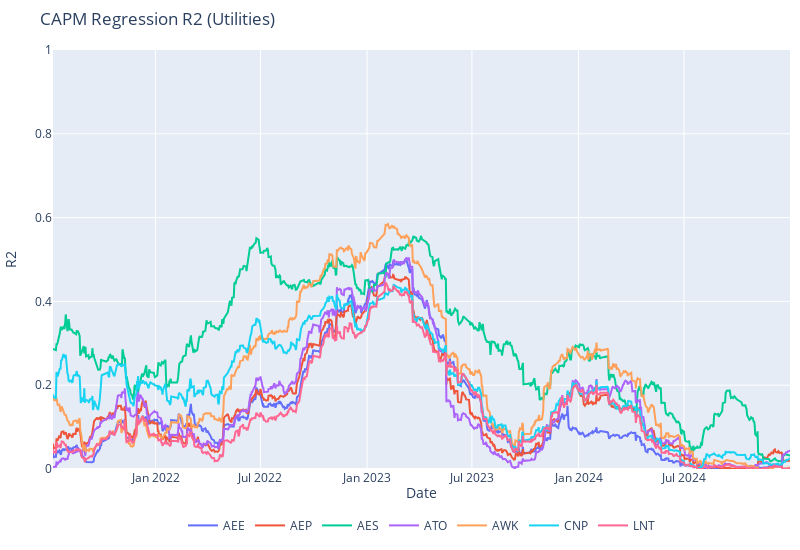

Notebook code for this chart:
### Markdown cell above
*ii)* CAPM Regression $R^2$ MAG7

### Code cell
fig = go.Figure()

for ticker in rolling_capm_utilities.columns:

    fig.add_trace(
        go.Scatter(
            x = rolling_capm_utilities.index,
            y = rolling_capm_utilities[ticker],
            name = f'{ticker}'
        )
    )
fig.update_layout(title = 'CAPM Regression R2 (Utilities)')
fig.update_layout(
                  showlegend=True,
                  margin=dict(l=10, r=10, t=50, b=10),
                  legend=dict(orientation="h",yanchor="top",y=-0.1,xanchor="center",x=0.5),
                  width = 800,height = 550,
                  xaxis_title = 'Date',
                  xaxis=dict(title_standoff=3) 
                )
fig.update_yaxes(title = 'R2',range = [0,1])
fig.show()

### Figure 1 — Plotly figure (JSON) as saved in the notebook; plotly's stock layout.template omitted (floating-point values rounded to 4 significant figures; data arrays with more than 128 entries replaced by an {"elided": "..."} marker saying what was removed)
{"data": [{"name": "AEE", "type": "scatter", "x": {"elided": "816 str values"}, "y": {"elided": "816 float values"}}, {"name": "AEP", "type": "scatter", "x": {"elided": "816 str values"}, "y": {"elided": "816 float values"}}, {"name": "AES", "type": "scatter", "x": {"elided": "816 str values"}, "y": {"elided": "816 float values"}}, {"name": "ATO", "type": "scatter", "x": {"elided": "816 str values"}, "y": {"elided": "816 float values"}}, {"name": "AWK", "type": "scatter", "x": {"elided": "816 str values"}, "y": {"elided": "816 float values"}}, {"name": "CNP", "type": "scatter", "x": {"elided": "816 str values"}, "y": {"elided": "816 float values"}}, {"name": "LNT", "type": "scatter", "x": {"elided": "816 str values"}, "y": {"elided": "816 float values"}}], "layout": {"height": 550, "legend": {"orientation": "h", "x": 0.5, "xanchor": "center", "y": -0.1, "yanchor": "top"}, "margin": {"b": 10, "l": 10, "r": 10, "t": 50}, "showlegend": true, "title": {"text": "CAPM Regression R2 (Utilities)"}, "width": 800, "xaxis": {"title": {"standoff": 3, "text": "Date"}}, "yaxis": {"range": [0, 1], "title": {"text": "R2"}}}}
